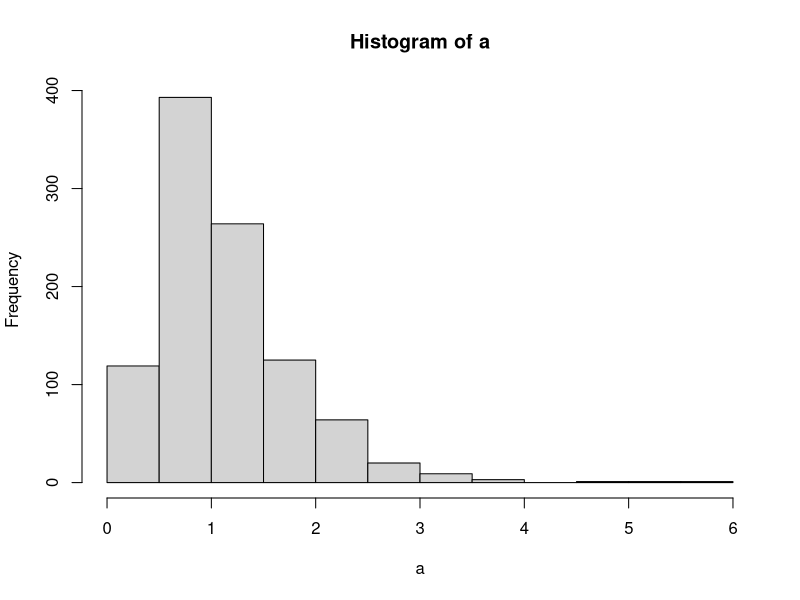

Write the R code that produced this figure.
df1 = 10;
df2 = 20;
print(qf(0.95,df1,df2));

print(pf(1.5,df1,df2));
print(pf(1.5,df1,df2,lower.tail = FALSE));

print(qf(0.25,df1,df2));
print(qf(0.5,df1,df2));
print(qf(0.75,df1,df2));
print(qf(0.999,df1,df2));

n = 1000;
a = rf(n,df1,df2);
print(a);
hist(a);